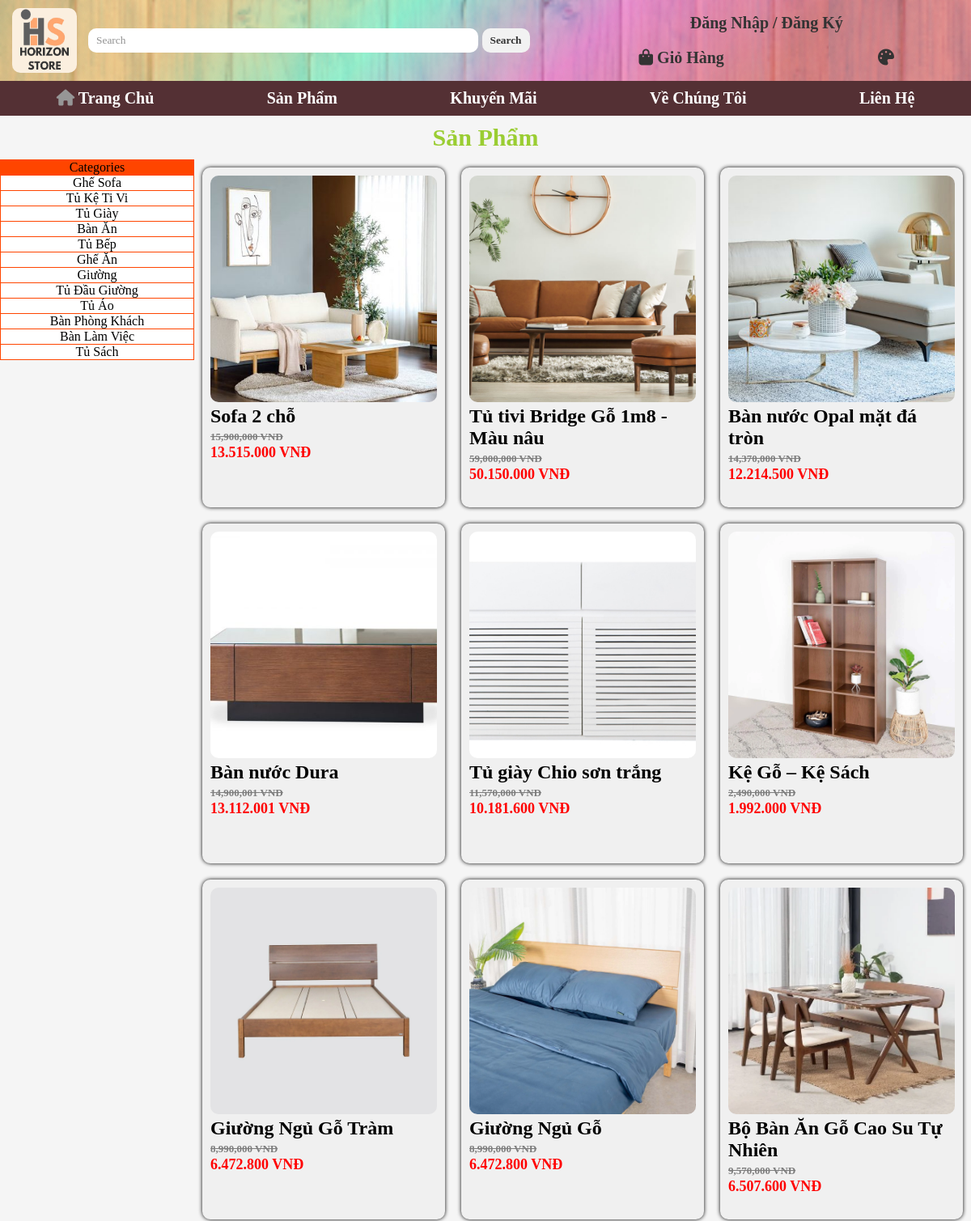
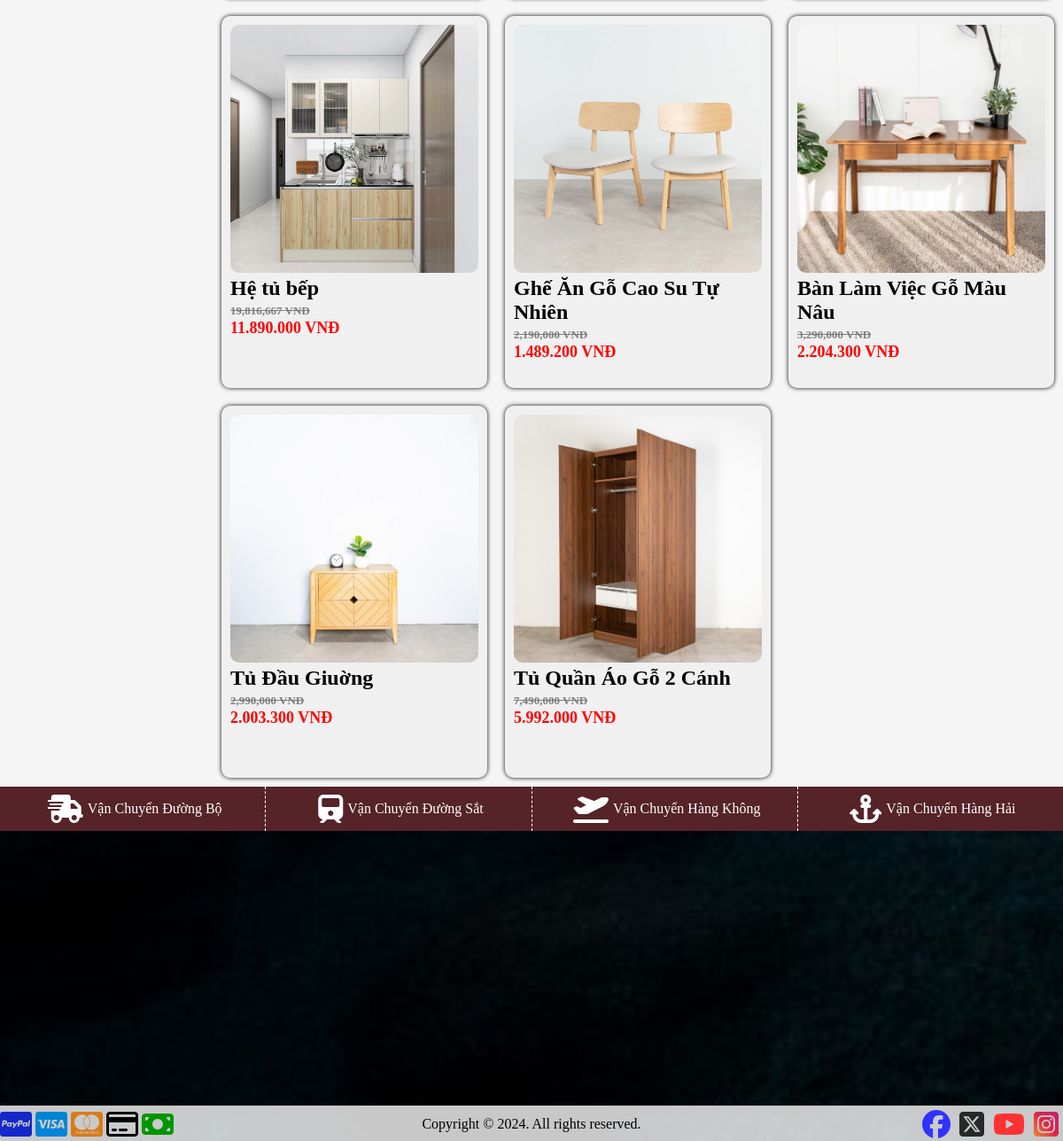
Screenshot of /index.php?action=products with the database file from the repository (2 pictures, top to bottom).
### tables this page shows
CREATE TABLE `categories` (
  `ID` int(11) NOT NULL,
  `Name` varchar(50) NOT NULL,
  `Image` text NOT NULL
);

CREATE TABLE `products` (
  `ID` int(11) NOT NULL,
  `Name` varchar(255) NOT NULL,
  `Price` int(11) NOT NULL,
  `Image` text NOT NULL,
  `Sale` int(11) NOT NULL,
  `Description` text NOT NULL,
  `Detail` text NOT NULL,
  `Quantity` int(11) NOT NULL,
  `Status` tinyint(4) NOT NULL,
  `Import_Date` date DEFAULT NULL,
  `Production_Date` date DEFAULT NULL,
  `Expiration_Date` date DEFAULT NULL,
  `View` int(11) NOT NULL,
  `Cat_ID` int(11) NOT NULL
);

### site/models/product_processing.php (called while the page is built, shortened)
<?php
class Product_Processing_Model
{
    public $SQL_Database;
    public function __construct()
    {
        $this->SQL_Database = new SQL_Database();
    }
    public function Product_Page(){
        $List_Products = $this->SQL_Database->Get_Products();
        $List_Categories = $this->SQL_Database->Get_Categories();
        return [$List_Categories,$List_Products];
    }
}

### site/views/products.php (the view)
<div class="Background-All">
    <div class="container">
        <div class="Title" style="color: yellowgreen;">
            <h1>Sản Phẩm</h1>
        </div>
        <div class="Product-Page-All-Product">
            <div class="Product-Page-Category">
                <?php
                $Category = '<ul><a href="index.php?action=products">Categories</a>';
                foreach ($List_Categories as $Cat) {
                    if (isset($_GET['id']) && $_GET['id'] == $Cat['ID']) {
                        $Category .= '<a class="A_Cat" style="background-color: rgb(180,255,180)" href="index.php?action=products&product-action=fill-cat&id=' . $Cat['ID'] . '">' . $Cat['Name'] . '</a>';
                    } else {
                        $Category .= '<a class="A_Cat" href="index.php?action=products&product-action=fill-cat&id=' . $Cat['ID'] . '">' . $Cat['Name'] . '</a>';
                    }
                }
                $Category .= '</ul>';
                echo $Category;
                ?>
            </div>
            <div class="Product-Page-Products-Frame">
                <?php
                $Product = '';
                foreach ($List_Products as $Pro) {
                    $Product .= '
                        <a href="index.php?action=products&product-action=detail&id=' . $Pro['ID'] . '" class="Product-Page-Product">
                            <img src="public/img/Products/' . $Pro['Image'] . '" alt="">
                            <h2>' . $Pro['Name'] . '</h2>
                            <p><del>' . number_format($Pro['Price']) . ' VNĐ </del> <br>' . number_format(($Pro['Price']) - ($Pro['Price'] * $Pro['Sale']) / 100, 0, ',', '.') . ' VNĐ </p>
                        </a>
                    ';
                }
                echo $Product;
                ?>
            </div>
        </div>
    </div>
</div>

### public/css/style.css (style rules this page uses)
* { box-sizing: border-box; margin: 0; font-family: "Dancing Script", cursive; }
a { text-decoration: none; color: black; }
body { position: relative; margin: 0; }
.container { width: 1200px; margin: 0 auto; }
:root { --background-color: rgba(1, 147, 231, 0.8); }
.Background-All { width: 100%; min-height: calc(400px + 200px); background-color: whitesmoke; margin: 0; }
.Title { width: 100%; display: flex; justify-content: center; align-items: center; padding: 10px 0; }
.Title h1 { width: 100%; font-size: 30px; text-align: center; }
.Product-Page-All-Product { width: 1200px; min-height: 800px; display: grid; grid-template-columns: 2fr 8fr; }
.Product-Page-Category { width: 100%; min-height: 400px; position: relative; }
.Product-Page-Category ul { width: 100%; display: flex; flex-wrap: wrap; background-color: orangered; justify-content: center; padding: 1px; text-align: center; position: sticky; top: 150px; }
.Product-Page-Category ul .A_Cat { width: 100%; background-color: white; margin-top: 1px; white-space: nowrap; }
.Product-Page-Products-Frame { width: 100%; display: grid; grid-template-columns: repeat(3, minmax(300px, 1fr)); }
.Product-Page-Product { aspect-ratio: 2/2.8; margin: 10px; background-color: rgb(240, 240, 240); border-radius: 10px; box-shadow: 0 0 5px rgba(0, 0, 0); padding: 10px; }
.Product-Page-Product img { width: 100%; aspect-ratio: 1; object-fit: cover; border-radius: 10px; }
.Product-Page-Product p { width: 100%; font-size: 18px; font-weight: bold; color: red; }
.Product-Page-Product p del { font-size: 13px; color: rgb(125, 125, 125); }

### rows the page displays
categories: Name "Ghế Sofa"
categories: Name "Tủ Kệ Ti Vi"
categories: Name "Tủ Giày"
categories: Name "Bàn Ăn"
categories: Name "Tủ Bếp"
categories: Name "Ghế Ăn"
categories: Name "Giường"
categories: Name "Tủ Đầu Giường"
categories: Name "Tủ Áo"
categories: Name "Bàn Phòng Khách"
categories: Name "Bàn Làm Việc"
categories: Name "Tủ Sách"
products: Image (picture), Name "Sofa 2 chỗ", Price "15,900,000", ($Pro['Price']) - ($Pro['Price'] * $Pro['Sale']) / 100 "13.515.000"
products: Image (picture), Name "Tủ tivi Bridge Gỗ 1m8 - Màu nâu", Price "59,000,000", ($Pro['Price']) - ($Pro['Price'] * $Pro['Sale']) / 100 "50.150.000"
products: Image (picture), Name "Bàn nước Opal mặt đá tròn", Price "14,370,000", ($Pro['Price']) - ($Pro['Price'] * $Pro['Sale']) / 100 "12.214.500"
products: Image (picture), Name "Bàn nước Dura", Price "14,900,001", ($Pro['Price']) - ($Pro['Price'] * $Pro['Sale']) / 100 "13.112.001"
products: Image (picture), Name "Tủ giày Chio sơn trắng", Price "11,570,000", ($Pro['Price']) - ($Pro['Price'] * $Pro['Sale']) / 100 "10.181.600"
products: Image (picture), Name "Kệ Gỗ – Kệ Sách", Price "2,490,000", ($Pro['Price']) - ($Pro['Price'] * $Pro['Sale']) / 100 "1.992.000"
products: Image (picture), Name "Giường Ngủ Gỗ Tràm", Price "8,990,000", ($Pro['Price']) - ($Pro['Price'] * $Pro['Sale']) / 100 "6.472.800"
products: Image (picture), Name "Giường Ngủ Gỗ", Price "8,990,000", ($Pro['Price']) - ($Pro['Price'] * $Pro['Sale']) / 100 "6.472.800"
products: Image (picture), Name "Bộ Bàn Ăn Gỗ Cao Su Tự Nhiên", Price "9,570,000", ($Pro['Price']) - ($Pro['Price'] * $Pro['Sale']) / 100 "6.507.600"
products: Image (picture), Name "Hệ tủ bếp", Price "19,816,667", ($Pro['Price']) - ($Pro['Price'] * $Pro['Sale']) / 100 "11.890.000"
products: Image (picture), Name "Ghế Ăn Gỗ Cao Su Tự Nhiên", Price "2,190,000", ($Pro['Price']) - ($Pro['Price'] * $Pro['Sale']) / 100 "1.489.200"
products: Image (picture), Name "Bàn Làm Việc Gỗ Màu Nâu", Price "3,290,000", ($Pro['Price']) - ($Pro['Price'] * $Pro['Sale']) / 100 "2.204.300"
products: Image (picture), Name "Tủ Đầu Giuờng", Price "2,990,000", ($Pro['Price']) - ($Pro['Price'] * $Pro['Sale']) / 100 "2.003.300"
products: Image (picture), Name "Tủ Quần Áo Gỗ 2 Cánh", Price "7,490,000", ($Pro['Price']) - ($Pro['Price'] * $Pro['Sale']) / 100 "5.992.000"
